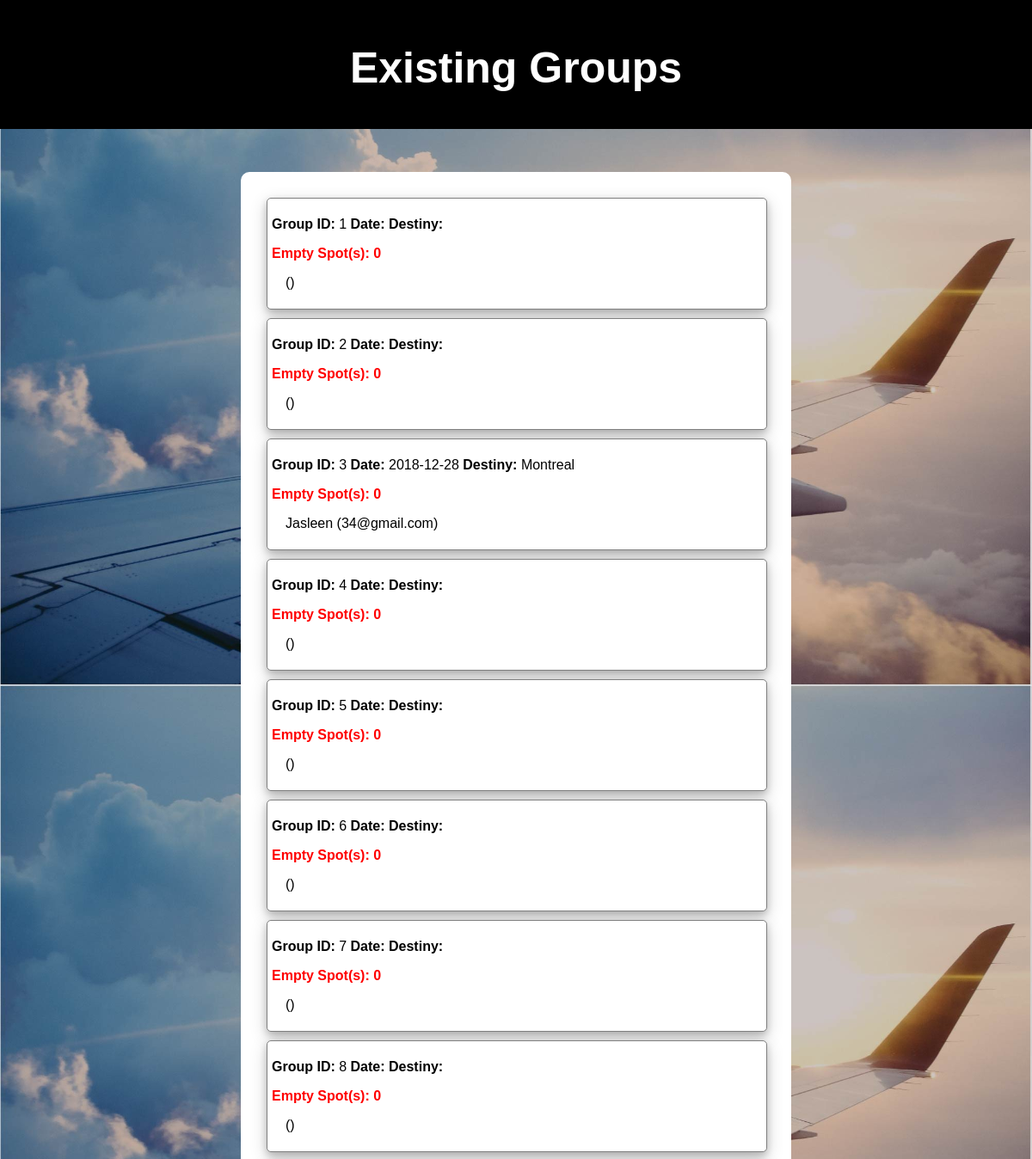
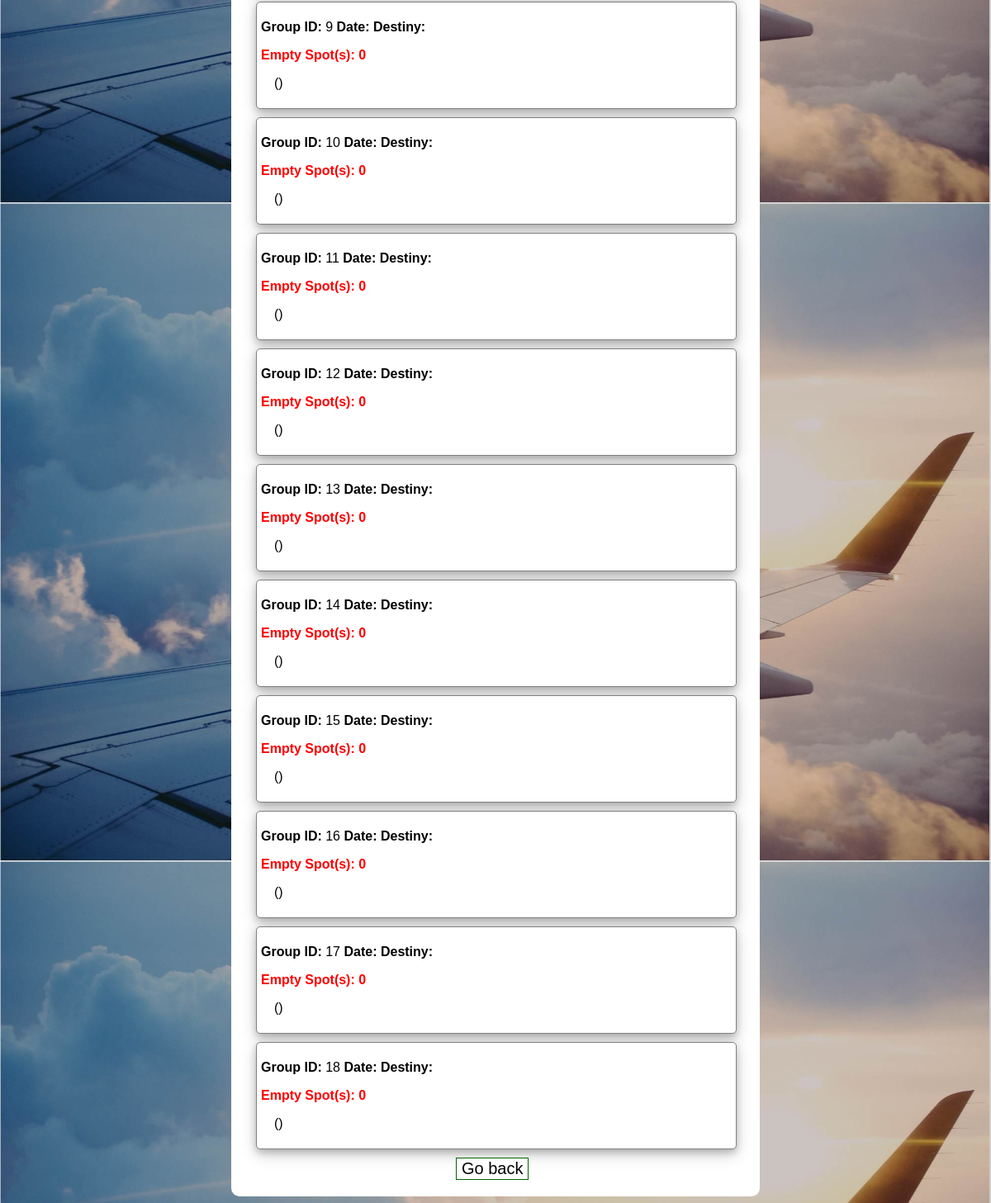
/seeExistingGroups.php, run on the app's committed database (2 pictures, top to bottom).
### tables this page shows
CREATE TABLE `user_info` (
  `RegistrationId` int(11) NOT NULL,
  `Name` varchar(50) NOT NULL,
  `Address` varchar(30) NOT NULL,
  `Date` varchar(10) NOT NULL,
  `Email` varchar(20) NOT NULL,
  `PackageId` int(11) NOT NULL,
  `GroupId` int(11) DEFAULT NULL,
  `Password` varchar(50) NOT NULL
);

CREATE TABLE `vacationplan` (
  `PackageId` int(11) NOT NULL,
  `PackageName` varchar(40) NOT NULL
);

CREATE TABLE `group_info` (
  `GroupId` int(11) NOT NULL,
  `PackageId` int(11) NOT NULL,
  `GroupSize` int(11) NOT NULL,
  `Date` date NOT NULL
);

### seeExistingGroups.php (the view, shortened to what this page needs)
<?php
$host = "localhost";
$user = "root";
$dbName = "project2";
$password="";
$con = mysqli_connect($host, $user, $password, $dbName) or die("Connection Failed.");
?>
<!DOCTYPE html>
<html lang="en">
<head>
</head>
<body>
<div style="width: 100%; height: 100px;padding-top: 50px; background-color: black; margin-top: 0">
    <a style="text-decoration: none;"href="./index.php">
        <h1 style="text-align: center; margin-top: 0; color: white;">Existing Groups</h1>
    </a>
</div>
<main style="margin-bottom: 5%;" class="sections">
    <?php
        $groupIdList = [];
        $query = "SELECT GroupId FROM group_info";
        $result = mysqli_query($con, $query) or die ("query failed" . mysqli_error($con));
        if (mysqli_num_rows($result) == 0){
            echo "<p>No groups created</p>";
        }else{
            while ($row = mysqli_fetch_row($result)) {
                $groupIdList[] = $row[0];
            }
            foreach ($groupIdList as $groupId){
                $query = "SELECT u.Name, u.Email, u.Date, v.PackageName, g.GroupSize FROM user_info u
                      JOIN vacationplan v on u.PackageId = v.PackageId
                      JOIN group_info g on g.GroupId = u.GroupId
                      WHERE u.GroupId = '$groupId'";
                $result = mysqli_query($con, $query) or die ("query failed" . mysqli_error($con));
                $row = mysqli_fetch_row($result);
                $groupSize = mysqli_num_rows($result);
                $groupCapacity = $row[4];
                $emptySpots = $groupCapacity - $groupSize;
                echo "<div class=\"groups\">  <p><b>Group ID: </b> $groupId <b> Date: </b> $row[2] <b> Destiny: </b> $row[3]</p>";
                if($emptySpots > 0){ echo "<p style=\"color:green\"><b> Empty Spot(s): " . $emptySpots . "</b></p>"; }
                else{ echo "<p style=\"color:red\"><b> Empty Spot(s): " . $emptySpots . "</b></p>"; }
                do{
                    echo "<p style=\"text-indent: 1em\">$row[0] ($row[1])</p>";
                }while ($row = mysqli_fetch_row($result));
                echo "</div>";
            }
        }
    ?>
    <button style="margin-left: 42%" class="button" onclick="location.href = 'index.php';">Go back</button>
</main>
</body>
</html>

### seeExistingGroups.php (style rules this page uses)
body { margin: 0; padding: 0; border: 0; background: url("./img/airplane.jpg"); background-size: 100%; }
h1,h2,h3,h4,p { font-family: Arial, Helvetica, sans-serif; }
h1 { font-size: 50px; }
.button { font-size: 20px; background-color: white; border: 1px solid darkgreen; transition-duration: 0.3s; }
.sections { width: 50%; margin: 0 auto; margin-top: 50px; padding: 20px; background-color: white; border-radius: 10px; }
.groups { box-shadow: 0 4px 8px 0 rgba(0, 0, 0, 0.2), 0 6px 20px 0 rgba(0, 0, 0, 0.19); width: 95%; padding:5px; margin: 10px; border-radius: 5px; border: 1px solid grey; background-color: white; }

### data on the page
user_info: groupId "3", Date "2018-12-28", PackageId.PackageName "Montreal", GroupId.GroupSize "0", Name "Jasleen", Email "34@gmail.com"

### other printed values
$groupId "1"
$emptySpots "0"
$groupId "2"
$groupId "4"
$groupId "5"
$groupId "6"
$groupId "7"
$groupId "8"
$groupId "9"
$groupId "10"
$groupId "11"
$groupId "12"
$groupId "13"
$groupId "14"
$groupId "15"
